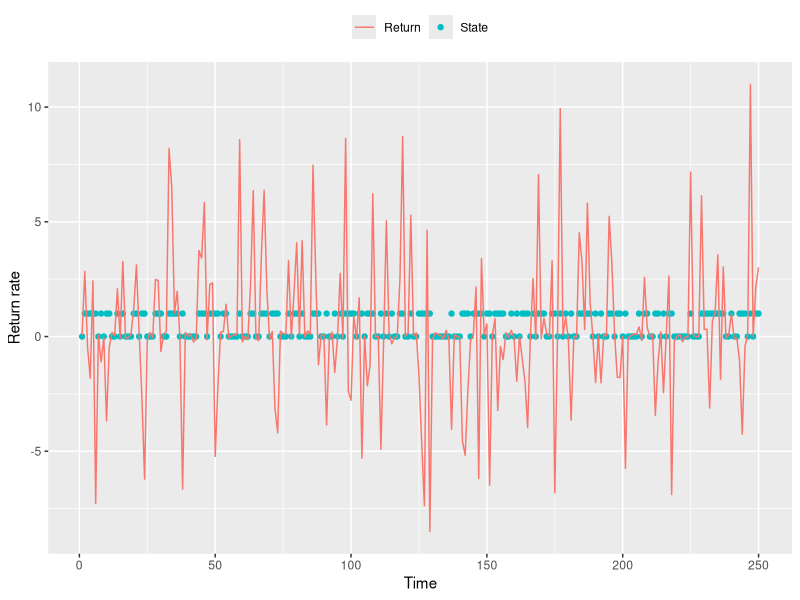

Source code (R):
library(ggplot2)
dev.off()             # delete plots
rm(list = ls())       # delete variables
cat("\014")           # clear console
options(scipen = 999) # disable scientific notation

set.seed(12345)

mat <- 250 # Length of ts
s_h <- 4.0 # High vol
s_l <- 0.1 # Low vol
p   <- 0.5 # Prob of state

z <- rnorm(mat, 0, 1) # Random no. for vol
u <- runif(mat, 0, 1) # Random no. for state

state  <- (u > p) * 1 + (u < p) * 0
return <- (u > p) * s_h * z + (u < p) * s_l * z

ggplot(NULL) + 
  geom_point(aes(x = seq(1, mat, 1),
                y = state,
                colour = 'State')) +
  geom_line(aes(x = seq(1, mat, 1),
                y = return,
                colour = 'Return')) +
  labs(x = 'Time', y = 'Return rate') +
  theme(legend.position = 'top',
        legend.direction = 'horizontal',
        legend.title = element_blank())
